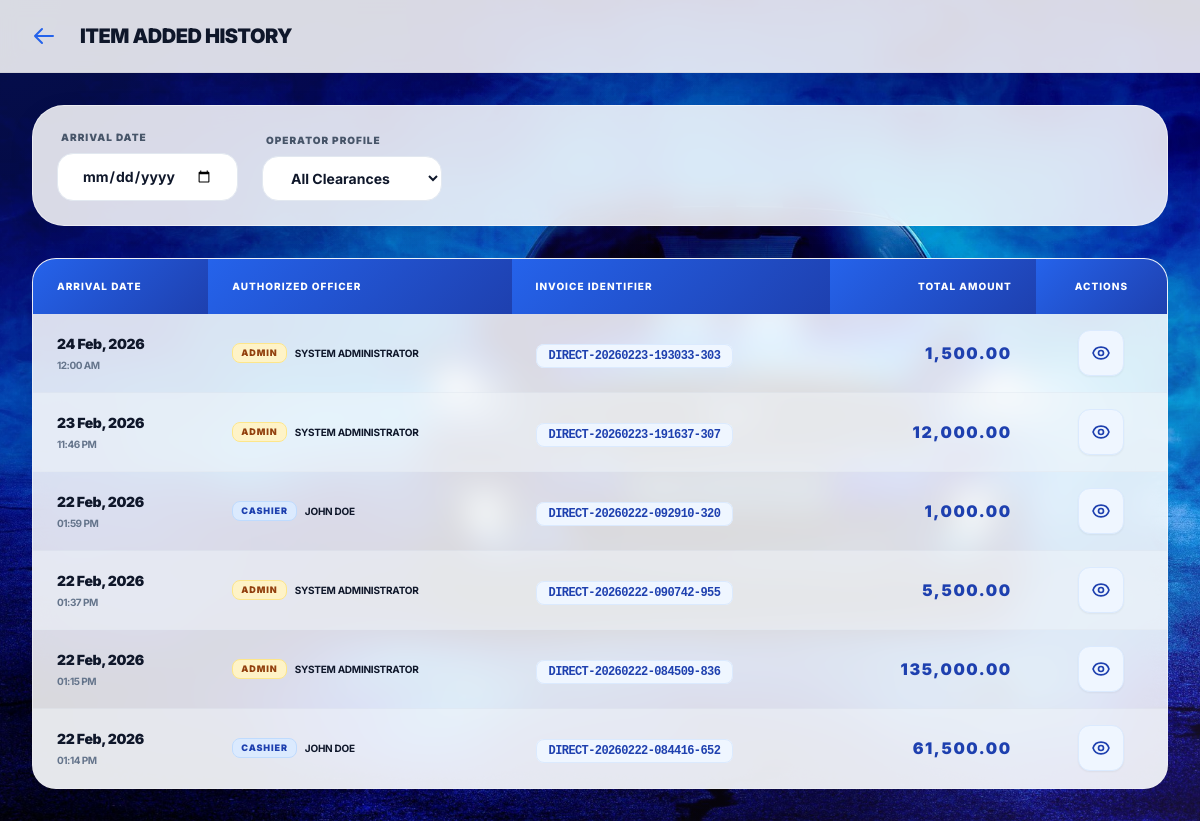
The app's page /admin/batchHistroy.php (signed in) with its own data.
### tables this page shows
CREATE TABLE `invoices` (
  `id` int(11) NOT NULL,
  `invoice_no` varchar(100) NOT NULL,
  `user_id` int(11) NOT NULL,
  `supplier_name` varchar(100) DEFAULT NULL,
  `invoice_date` date DEFAULT NULL,
  `total_amount` decimal(15,2) DEFAULT 0.00,
  `status` enum('draft','completed') DEFAULT 'draft',
  `created_at` datetime DEFAULT current_timestamp()
);

CREATE TABLE `users` (
  `id` int(11) NOT NULL,
  `emp_id` varchar(10) DEFAULT NULL,
  `full_name` varchar(100) NOT NULL,
  `username` varchar(50) NOT NULL,
  `password` varchar(255) NOT NULL,
  `role` enum('admin','cashier') NOT NULL DEFAULT 'cashier',
  `created_at` datetime DEFAULT current_timestamp()
);

### admin/batchHistroy.php (the view, shortened to what this page needs)
<?php
require_once '../includes/config.php';
?>
<!DOCTYPE html>
<html lang="en">
<head>
    <script src="https://cdn.tailwindcss.com"></script>
</head>
<body class="bg-main min-h-screen relative">
    <div class="colorful-overlay"></div>
    <nav class="glass-nav sticky top-0 z-30">
        <div class="px-4 md:px-6 py-4 flex justify-between items-center max-w-7xl mx-auto">
            <div class="flex items-center gap-4">
                <a href="<?php echo $_SESSION['role'] === 'admin' ? 'dashboard.php' : '../cashier/dashboard.php'; ?>" class="p-2 hover:bg-blue-50 rounded-xl transition-all text-blue-600">
                    <svg class="w-6 h-6" fill="none" stroke="currentColor" viewBox="0 0 24 24"><path stroke-linecap="round" stroke-linejoin="round" stroke-width="2" d="M10 19l-7-7m0 0l7-7m-7 7h18"></path></svg>
                </a>
                <h1 class="text-xl font-black text-slate-900 tracking-tight uppercase">Item Added History</h1>
            </div>
        </div>
    </nav>
    <main class="p-8 max-w-7xl mx-auto space-y-8 relative z-10">
        <div class="glass-card p-6 rounded-[2rem] flex flex-wrap items-center gap-6">
            <form method="GET" class="flex flex-wrap items-end gap-6 w-full">
                <div class="flex flex-col gap-2">
                    <label class="text-[10px] font-black text-slate-600 uppercase tracking-widest ml-1">Arrival Date</label>
                    <input type="date" name="date" onchange="this.form.submit()" value="<?php echo $_GET['date'] ?? ''; ?>" class="px-6 py-3 rounded-2xl text-sm font-bold w-full md:w-auto border border-slate-200">
                </div>
                <div class="flex flex-col gap-2">
                    <label class="text-[10px] font-black text-slate-600 uppercase tracking-widest ml-1">Operator Profile</label>
                    <select name="role" onchange="this.form.submit()" class="px-6 py-3 rounded-2xl text-sm font-bold min-w-[180px] border border-slate-200">
                        <option value="">All Clearances</option>
                    </select>
                </div>
            </form>
        </div>
        <div class="glass-card overflow-hidden">
            <div class="overflow-x-auto">
                <table class="w-full text-left border-collapse min-w-[800px]">
                    <thead>
                        <tr>
                            <th class="px-8 py-6">Arrival Date</th>
                            <th class="px-8 py-6">Authorized Officer</th>
                            <th class="px-8 py-6">Invoice Identifier</th>
                            <th class="px-8 py-6 text-right">Total Amount</th>
                            <th class="px-8 py-6 text-center">Actions</th>
                        </tr>
                    </thead>
                    <tbody class="divide-y divide-slate-100">
                        <?php
                        $where = "WHERE 1=1";
                        $params = [];
                        $sql = "SELECT i.*, u.full_name, u.role
                                FROM invoices i
                                JOIN users u ON i.user_id = u.id
                                $where
                                ORDER BY i.created_at DESC";
                        $stmt = $pdo->prepare($sql);
                        $stmt->execute($params);
                        $found = false;
                        while($row = $stmt->fetch()): $found = true;
                        ?>
                        <tr class="hover:bg-slate-50 transition-all group">
                            <td class="px-8 py-6">
                                <p class="text-sm font-black text-slate-900 tracking-tight"><?php echo date('d M, Y', strtotime($row['created_at'])); ?></p>
                                <p class="text-[10px] font-bold text-slate-500 uppercase tracking-tighter mt-1"><?php echo date('h:i A', strtotime($row['created_at'])); ?></p>
                            </td>
                            <td class="px-8 py-6">
                                <div class="flex items-center gap-2">
                                    <span class="px-2 py-0.5 rounded-lg text-[9px] font-black uppercase tracking-widest <?php echo $row['role'] === 'admin' ? 'bg-amber-100 text-amber-800 border border-amber-200' : 'bg-blue-100 text-blue-800 border border-blue-200'; ?>">
                                        <?php echo $row['role']; ?>
                                    </span>
                                    <p class="text-[10px] font-bold text-slate-900 uppercase tracking-tight"><?php echo htmlspecialchars($row['full_name']); ?></p>
                                </div>
                            </td>
                            <td class="px-8 py-6">
                                <span class="font-mono text-xs font-black text-blue-800 tracking-tighter uppercase px-3 py-1 bg-blue-50 rounded-lg border border-blue-100"><?php echo htmlspecialchars($row['invoice_no']); ?></span>
                            </td>
                            <td class="px-8 py-6 text-right">
                                <p class="text-base font-black text-blue-800 tracking-widest"><?php echo number_format($row['total_amount'], 2); ?></p>
                            </td>
                            <td class="px-8 py-6">
                                <div class="flex justify-center items-center gap-3">
                                    <button onclick="viewBatch(<?php echo $row['id']; ?>)" class="p-3 bg-blue-50 text-blue-800 border border-blue-100 rounded-xl hover:bg-blue-600 hover:text-white transition-all shadow-sm active:scale-95" title="View Manifest">
                                    </button>
                                </div>
                            </td>
                        </tr>
                        <?php endwhile; if(!$found): ?>
                        <tr><td colspan="5" class="px-8 py-12 text-center text-blue-900 font-black uppercase tracking-[0.2em] italic">No transaction logs captured for this period.</td></tr>
                        <?php endif; ?>
                    </tbody>
                </table>
            </div>
        </div>
    </main>
</body>
</html>

### admin/batchHistroy.php (style rules this page uses)
body { font-family: 'Inter', sans-serif; background: #f8fafc; color: #0f172a; }
.bg-main { background: url('public/admin_background.jpg'); background-size: cover; background-position: center; background-attachment: fixed; min-height: 100vh; }
.colorful-overlay { position: fixed; top: 0; left: 0; width: 100%; height: 100%; background: radial-gradient(circle at 0% 0%, rgba(37, 99, 235, 0.15) 0%, transparent 50%), radial-gradient(circle at 100% 100%, rgba(139, 92, 246, 0.15) 0%, transparent 50%), radial-gradient(circle at 50% 50%, rgba(236, 72, 153, 0.05) 0%, transparent 50%); pointer-events: none; z-index: 0; }
.glass-card { background: rgba(255, 255, 255, 0.85); backdrop-filter: blur(16px); -webkit-backdrop-filter: blur(16px); border: 1px solid rgba(255, 255, 255, 0.5); border-radius: 1.5rem; box-shadow: 0 8px 32px -4px rgba(0, 0, 0, 0.08); }
.glass-nav { background: rgba(255, 255, 255, 0.85); backdrop-filter: blur(10px); border-bottom: 1px solid rgba(0, 0, 0, 0.05); }
input, select { background: white !important; border: 1px solid #e2e8f0 !important; color: #0f172a !important; outline: none !important; }
th { background: linear-gradient(135deg, #2563eb 0%, #1e40af 100%); color: white !important; font-weight: 800; text-transform: uppercase; letter-spacing: 0.1em; padding: 1.25rem 1.5rem !important; font-size: 10px; }
tr:nth-child(even) { background-color: rgba(241, 245, 249, 0.5); }
td { padding: 1rem 1.5rem !important; border-bottom: 1px solid rgba(226, 232, 240, 0.5); color: #0f172a; }

### records on screen
invoices: created_at "24 Feb, 2026", created_at "12:00 AM", user.role "ADMIN", user.full_name "SYSTEM ADMINISTRATOR", invoice_no "DIRECT-20260223-193033-303", total_amount "1,500.00"
invoices: created_at "23 Feb, 2026", created_at "11:46 PM", user.role "ADMIN", user.full_name "SYSTEM ADMINISTRATOR", invoice_no "DIRECT-20260223-191637-307", total_amount "12,000.00"
invoices: created_at "22 Feb, 2026", created_at "01:59 PM", user.role "CASHIER", user.full_name "JOHN DOE", invoice_no "DIRECT-20260222-092910-320", total_amount "1,000.00"
invoices: created_at "22 Feb, 2026", created_at "01:37 PM", user.role "ADMIN", user.full_name "SYSTEM ADMINISTRATOR", invoice_no "DIRECT-20260222-090742-955", total_amount "5,500.00"
invoices: created_at "22 Feb, 2026", created_at "01:15 PM", user.role "ADMIN", user.full_name "SYSTEM ADMINISTRATOR", invoice_no "DIRECT-20260222-084509-836", total_amount "135,000.00"
invoices: created_at "22 Feb, 2026", created_at "01:14 PM", user.role "CASHIER", user.full_name "JOHN DOE", invoice_no "DIRECT-20260222-084416-652", total_amount "61,500.00"
